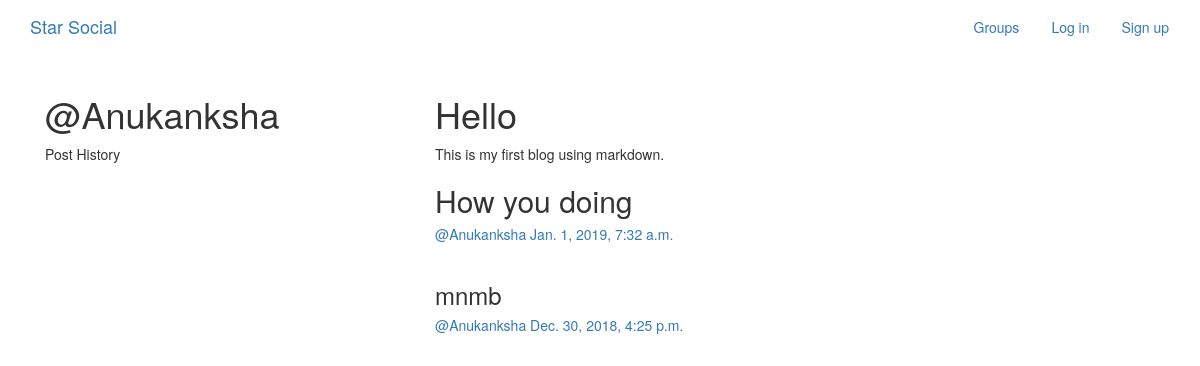
Screenshot of /posts/by/Anukanksha/ with the database file from the repository.
### posts/models.py (models this page shows, shortened)
class Post(models.Model):
    user = models.ForeignKey(User,related_name='posts',on_delete=models.CASCADE)
    created_at = models.DateTimeField(auto_now=True)
    message = models.TextField()
    message_html = models.TextField(editable=False)
    group = models.ForeignKey(Group,related_name='posts',null=True,blank=True,on_delete=models.CASCADE)
    class Meta:
        ordering = ['-created_at']
        unique_together = ['user','message']

### posts/views.py (the view)
# urls.py: path('by/<username>/',views.UserPosts.as_view(),name='for_user'),
class UserPosts(generic.ListView):
    model = models.Post
    template_name = 'posts/user_post_list.html'
    def get_queryset(self):
        try:
            self.post_user = User.objects.prefetch_related('posts').get(username__iexact=self.kwargs.get('username'))
        except User.DoesNotExist :
            raise Http404
        else:
            return self.post_user.posts.all()
    def get_context_data(self,**kwargs):
        context = super().get_context_data(**kwargs)
        context['post_user'] = self.post_user
        return context

### posts/templates/posts/user_post_list.html
{% extends "posts/post_base.html" %}
{% block pre_post %}
<div class="col-md-4">
    <h1>@{{post_user.username}}</h1>
    <p>Post History</p>
</div>
{% endblock %}
{% block post_content %}
<div class="col-md-8">
    {% for post in post_list%}
    {% include "posts/_post.html" %}
    {% endfor %}
</div>
{% endblock %}

### posts/templates/posts/_post.html (shortened to what this page needs)
<div class="post media">
    <h3>{{post.message_html|safe}}</h3>
    <div class="media-body">
        <h5 class="media-heading">
        <span class="username">
            <a href="{% url 'posts:for_user' username=post.user.username %}">@{{ post.user.username }}</a>
        </span>
        <time class="time">
            <a href="{%url 'posts:single' username=post.user.username pk=post.pk%}">
            {{ post.created_at }}
                </a>
        </time>
            </h5>
    </div>
</div>

### rows the page displays
Post: message_html "Hello This is my first blog using markdown. How you doing", user.username "Anukanksha", created_at "Jan. 1, 2019, 7:32 a.m."
Post: message_html "mnmb", user.username "Anukanksha", created_at "Dec. 30, 2018, 4:25 p.m."

### other values shown
{{ post_user.username }} "Anukanksha"
